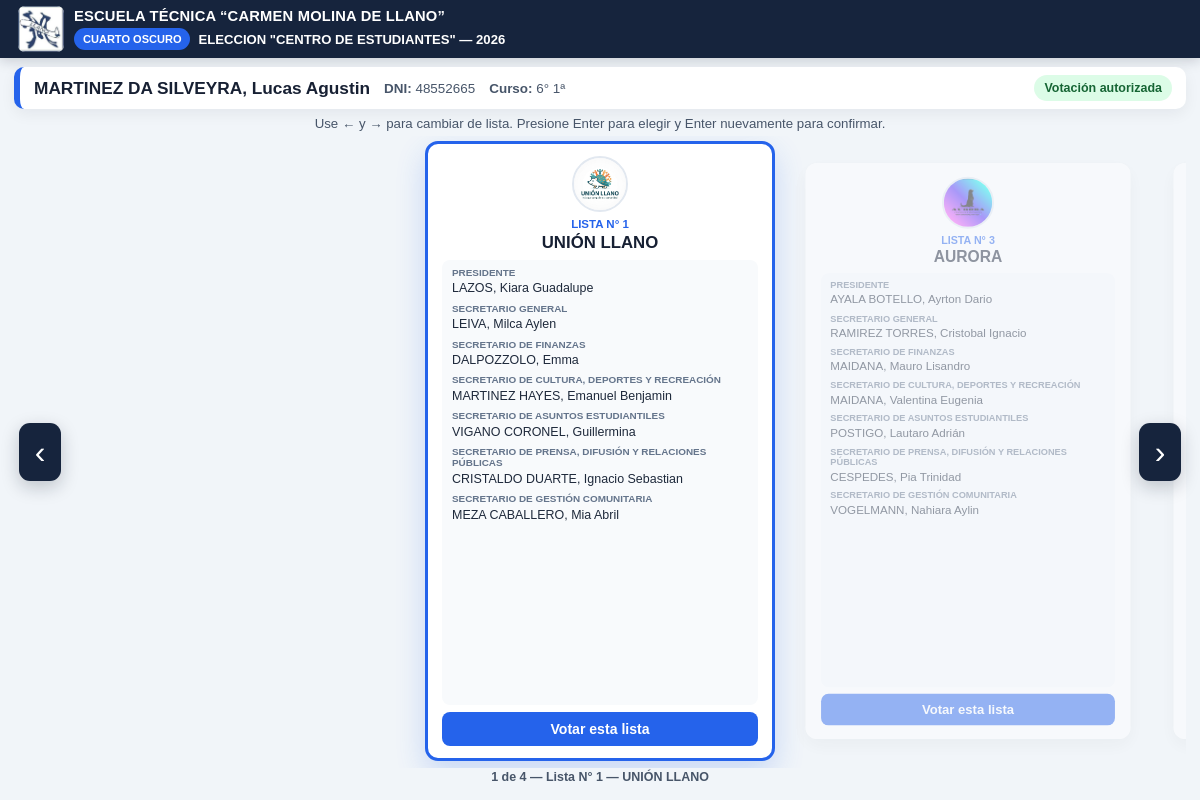
Page /cuartooscuro.php on the committed database.
### tables this page shows
CREATE TABLE `instancia_electoral` (
  `id_instancia` int(11) NOT NULL,
  `anio` int(11) NOT NULL,
  `descripcion` varchar(100) NOT NULL,
  `activa` tinyint(1) DEFAULT 0
);

CREATE TABLE `padron_electoral` (
  `id_padron` int(11) NOT NULL,
  `id_instancia` int(11) NOT NULL,
  `id_alumno` int(11) NOT NULL,
  `estado_voto` tinyint(1) NOT NULL DEFAULT 0,
  `autorizado` tinyint(1) NOT NULL DEFAULT 0,
  `fecha_hora_autorizacion` datetime DEFAULT NULL,
  `fecha_hora_voto` datetime DEFAULT NULL
);

CREATE TABLE `alumnos` (
  `id_alumno` int(11) NOT NULL,
  `dni` varchar(15) NOT NULL,
  `curso` int(11) NOT NULL,
  `division` int(11) NOT NULL,
  `apellido` varchar(50) NOT NULL,
  `nombre` varchar(50) NOT NULL
);

CREATE TABLE `lista` (
  `id_lista` int(11) NOT NULL,
  `id_instancia` int(11) NOT NULL,
  `numero_lista` int(11) NOT NULL,
  `nombre_lista` varchar(100) NOT NULL,
  `logo_url` varchar(255) DEFAULT NULL
);

### cuartooscuro.php (the view, shortened to what this page needs)
<?php
$host = 'localhost';
$user = 'root';
$pass = '';
$db   = 'sistemavoto';
try {
    $conexion = new mysqli($host, $user, $pass, $db);
    $conexion->set_charset('utf8mb4');
} catch (Throwable $e) {
    http_response_code(500);
    exit('No se pudo conectar con la base de datos.');
}
function obtenerLogoEscuela()
{
    $extensionesPermitidas = ['jpg', 'jpeg', 'png', 'webp', 'gif', 'svg'];
    foreach ($extensionesPermitidas as $ext) {
        $rutaRelativa = 'imagen/logollano.' . $ext;
        if (file_exists(__DIR__ . '/' . $rutaRelativa)) {
            return $rutaRelativa;
        }
    }
    return null;
}
function resolverLogoLista($nombreLista, $logoUrlBd)
{
    if (!empty($logoUrlBd)) {
        $logoUrl = trim($logoUrlBd);
        if (!preg_match('~^(https?://|imagen/)~i', $logoUrl)) {
            $logoUrl = 'imagen/' . $logoUrl;
        }
        if (file_exists(__DIR__ . '/' . $logoUrl)) {
            return $logoUrl;
        }
    }
    $nombreNormalizado = mb_strtoupper(trim($nombreLista), 'UTF-8');
    if (strpos($nombreNormalizado, 'UNIÓN LLANO') !== false || strpos($nombreNormalizado, 'UNION LLANO') !== false) {
        $archivos = ['imagen/logounionxllano.jpeg', 'imagen/logounionxllano.jpg', 'imagen/logounionxllano.png'];
        foreach ($archivos as $arc) {
            if (file_exists(__DIR__ . '/' . $arc)) return $arc;
        }
    }
    return null;
}
function obtenerInstanciaActiva($conexion)
{
    $sql = "SELECT id_instancia, descripcion, anio
            FROM instancia_electoral
            WHERE activa = 1
            ORDER BY id_instancia DESC
            LIMIT 1";
    $resultado = $conexion->query($sql);
    return $resultado->fetch_assoc() ?: null;
}
function obtenerVotanteAutorizado($conexion, $idInstancia)
{
    $sql = "SELECT p.id_padron,
                   p.fecha_hora_autorizacion,
                   a.dni,
                   a.nombre,
                   a.apellido,
                   a.curso,
                   a.division
            FROM padron_electoral p
            INNER JOIN alumnos a ON a.id_alumno = p.id_alumno
            WHERE p.id_instancia = ?
              AND p.autorizado = 1
              AND p.estado_voto = 0
            ORDER BY p.fecha_hora_autorizacion DESC, p.id_padron DESC
            LIMIT 1";
    $stmt = $conexion->prepare($sql);
    $stmt->bind_param('i', $idInstancia);
    $stmt->execute();
    $votante = $stmt->get_result()->fetch_assoc() ?: null;
    return $votante;
}
function obtenerListas($conexion, $idInstancia)
{
    $listas = [];
    $stmtListas = $conexion->prepare(
        "SELECT id_lista, numero_lista, nombre_lista, logo_url
         FROM lista
         WHERE id_instancia = ?
         ORDER BY numero_lista ASC"
    );
    $stmtListas->bind_param('i', $idInstancia);
    $stmtListas->execute();
    $resultadoListas = $stmtListas->get_result();
    $stmtCandidatos = $conexion->prepare(
        "SELECT c.nombre_cargo, a.apellido, a.nombre
         FROM cargos_por_lista cpl
         INNER JOIN cargos c ON c.id_cargo = cpl.id_cargo
         INNER JOIN alumnos a ON a.id_alumno = cpl.id_alumno
         WHERE cpl.id_lista = ?
         ORDER BY c.id_cargo ASC"
    );
    while ($lista = $resultadoListas->fetch_assoc()) {
        $idLista = (int) $lista['id_lista'];
        $stmtCandidatos->bind_param('i', $idLista);
        $stmtCandidatos->execute();
        $resultadoCandidatos = $stmtCandidatos->get_result();
        $lista['candidatos'] = [];
        while ($candidato = $resultadoCandidatos->fetch_assoc()) {
            $lista['candidatos'][] = $candidato;
        }
        $lista['logo_resuelto'] = resolverLogoLista($lista['nombre_lista'], $lista['logo_url']);
        $listas[] = $lista;
    }
    return $listas;
}
$logoEscuela = obtenerLogoEscuela();
$instanciaActiva = obtenerInstanciaActiva($conexion);
$votoRegistrado = false;
$mensajeError = '';
$votante = null;
$listas = [];
if (!$votoRegistrado && $instanciaActiva) {
    $votante = obtenerVotanteAutorizado(
        $conexion,
        (int) $instanciaActiva['id_instancia']
    );
    if ($votante) {
        $listas = obtenerListas($conexion, (int) $instanciaActiva['id_instancia']);
    }
}
?>
<!DOCTYPE html>
<html lang="es">
<head>
</head>
<body>
<header>
    <div class="encabezado">
        <?php if ($logoEscuela): ?>
            <img class="logo-escuela" src="<?= htmlspecialchars($logoEscuela) ?>" alt="Logo de la escuela">
        <?php else: ?>
            <div class="logo-escuela-vacio">LOGO<br>ESCUELA</div>
        <?php endif; ?>
        <div class="datos-encabezado">
            <div class="nombre-escuela">ESCUELA TÉCNICA “CARMEN MOLINA DE LLANO”</div>
            <div class="linea-eleccion">
                <span class="insignia">Cuarto oscuro</span>
                <h1>
                    <?php if ($instanciaActiva): ?>
                        <?= htmlspecialchars($instanciaActiva['descripcion']) ?> — <?= (int) $instanciaActiva['anio'] ?>
                    <?php else: ?>
                        Sin elección activa
                    <?php endif; ?>
                </h1>
            </div>
        </div>
    </div>
</header>
<main>
    <?php if ($votoRegistrado): ?>
        <section class="panel-estado">
            <div class="tilde">✓</div>
            <h2>¡Gracias por votar!</h2>
            <p>El voto fue registrado correctamente.</p>
            <p style="margin-top:10px">La pantalla quedará lista para el próximo votante.</p>
        </section>
    <?php else: ?>
        <section class="votante">
            <div>
                <h2><?= htmlspecialchars($votante['apellido'] . ', ' . $votante['nombre']) ?></h2>
                <p><strong>DNI:</strong> <?= htmlspecialchars($votante['dni']) ?></p>
                <p><strong>Curso:</strong> <?= (int) $votante['curso'] ?>° <?= (int) $votante['division'] ?>ª</p>
            </div>
            <span class="habilitado">Votación autorizada</span>
        </section>
        <p class="instruccion">Use ← y → para cambiar de lista. Presione Enter para elegir y Enter nuevamente para confirmar.</p>
        <div class="carrusel">
            <button type="button" class="flecha-carrusel flecha-izquierda" id="anterior" aria-label="Lista anterior">‹</button>
            <section class="grilla" id="carrusel-listas">
            <?php foreach ($listas as $lista): ?>
                <?php $textoLista = 'Lista N° ' . $lista['numero_lista'] . ' — ' . $lista['nombre_lista']; ?>
                <article
                    class="lista opcion-voto"
                    tabindex="-1"
                    data-id-lista="<?= (int) $lista['id_lista'] ?>"
                    data-lista="<?= htmlspecialchars($textoLista, ENT_QUOTES) ?>"
                >
                    <?php if (!empty($lista['logo_resuelto'])): ?>
                        <img class="logo" src="<?= htmlspecialchars($lista['logo_resuelto']) ?>" alt="Logo de <?= htmlspecialchars($lista['nombre_lista']) ?>">
                    <?php else: ?>
                        <div class="logo-vacio">LOGO</div>
                    <?php endif; ?>
                    <span class="numero">Lista N° <?= htmlspecialchars($lista['numero_lista']) ?></span>
                    <h3><?= htmlspecialchars($lista['nombre_lista']) ?></h3>
                    <div class="candidatos">
                        <?php if (!empty($lista['candidatos'])): ?>
                            <?php foreach ($lista['candidatos'] as $candidato): ?>
                                <p class="candidato">
                                    <span class="cargo"><?= htmlspecialchars($candidato['nombre_cargo']) ?></span>
                                    <span class="nombre"><?= htmlspecialchars($candidato['apellido'] . ', ' . $candidato['nombre']) ?></span>
                                </p>
                            <?php endforeach; ?>
                        <?php else: ?>
                            <p class="sin-candidatos">No hay candidatos cargados.</p>
                        <?php endif; ?>
                    </div>
                    <button
                        type="button"
                        class="boton-votar"
                    >Votar esta lista</button>
                </article>
            <?php endforeach; ?>
            </section>
            <button type="button" class="flecha-carrusel flecha-derecha" id="siguiente" aria-label="Lista siguiente">›</button>
        </div>
        <div class="indicador" id="indicador-carrusel" aria-live="polite"></div>
    <?php endif; ?>
</main>
</body>
</html>

### cuartooscuro.php (style rules this page uses)
* { box-sizing: border-box; }
body { margin: 0; height: 100vh; overflow: hidden; background: #f1f5f9; color: #172033; font-family: Arial, Helvetica, sans-serif; }
header { padding: 6px 18px; background: #16243d; color: white; box-shadow: 0 3px 12px rgba(15, 23, 42, .18); }
.encabezado { max-width: 1180px; margin: auto; display: flex; align-items: center; gap: 10px; }
.logo-escuela, .logo-escuela-vacio { width: 46px; height: 46px; flex: 0 0 46px; border-radius: 7px; object-fit: contain; background: white; }
.datos-encabezado { min-width: 0; flex: 1; }
.nombre-escuela { margin-bottom: 4px; overflow: hidden; color: white; font-size: .92rem; font-weight: 800; letter-spacing: .2px; text-overflow: ellipsis; white-space: nowrap; }
.linea-eleccion { display: flex; align-items: center; gap: 8px; min-width: 0; }
.insignia { border-radius: 999px; background: #2563eb; padding: 5px 9px; font-size: .69rem; font-weight: 700; text-transform: uppercase; }
h1 { margin: 0; overflow: hidden; font-size: .82rem; text-overflow: ellipsis; white-space: nowrap; }
main { width: 100%; max-width: 1260px; height: calc(100vh - 60px); margin: auto; padding: 9px 14px 8px; display: flex; flex-direction: column; }
.votante { display: flex; justify-content: space-between; gap: 12px; align-items: center; margin-bottom: 7px; padding: 8px 14px; border-left: 6px solid #2563eb; border-radius: 10px; background: white; box-shadow: 0 5px 15px rgba(15, 23, 42, .06); }
.votante > div { display: flex; align-items: center; gap: 14px; flex-wrap: wrap; }
.votante h2 { margin: 0; font-size: 1.08rem; }
.votante p { margin: 0; color: #475569; font-size: .84rem; }
.habilitado { padding: 6px 10px; border-radius: 999px; background: #dcfce7; color: #166534; font-size: .78rem; font-weight: 700; white-space: nowrap; }
.instruccion { margin: 0 0 5px; text-align: center; color: #475569; font-size: .83rem; }
.carrusel { position: relative; flex: 1; min-height: 0; display: flex; align-items: stretch; }
.grilla { width: 100%; height: 100%; display: flex; align-items: stretch; gap: 18px; padding: 5px max(58px, calc(50% - 175px)) 7px; overflow-x: auto; overflow-y: hidden; scroll-behavior: smooth; scroll-snap-type: x mandatory; scrollbar-width: none; }
.lista { flex: 0 0 min(350px, calc(100vw - 140px)); height: 100%; min-height: 0; display: flex; flex-direction: column; align-items: center; padding: 12px 14px; border: 3px solid transparent; border-radius: 13px; background: white; text-align: center; box-shadow: 0 7px 20px rgba(15, 23, 42, .08); opacity: .45; transform: scale(.93); transition: opacity .18s, transform .18s, border-color .18s, box-shadow .18s; scroll-snap-align: center; outline: none; }
.lista.activa { border-color: #2563eb; opacity: 1; transform: scale(1); box-shadow: 0 12px 30px rgba(37, 99, 235, .2); }
.logo, .logo-vacio { width: 56px; height: 56px; margin-bottom: 6px; border: 2px solid #e2e8f0; border-radius: 50%; object-fit: cover; background: #f8fafc; }
.numero { color: #2563eb; font-size: .72rem; font-weight: 800; text-transform: uppercase; }
.lista h3 { margin: 3px 0 7px; font-size: 1.05rem; }
.candidatos { width: 100%; flex: 1; min-height: 0; padding: 7px 10px; border-radius: 8px; background: #f8fafc; text-align: left; overflow-y: auto; }
.candidato { margin: 0 0 6px; line-height: 1.15; }
.candidato:last-child { margin-bottom: 0; }
.cargo { display: block; color: #64748b; font-size: .62rem; font-weight: 800; text-transform: uppercase; }
.nombre { color: #1e293b; font-size: .78rem; }
.boton-votar { width: 100%; margin-top: 7px; padding: 9px; border: 0; border-radius: 8px; background: #2563eb; color: white; font-size: .88rem; font-weight: 700; cursor: pointer; }
.flecha-carrusel { position: absolute; top: 50%; z-index: 5; width: 42px; height: 58px; border: 0; border-radius: 11px; background: #16243d; color: white; font-size: 2rem; cursor: pointer; transform: translateY(-50%); box-shadow: 0 6px 18px rgba(15, 23, 42, .22); }
.flecha-izquierda { left: 5px; }
.flecha-derecha { right: 5px; }
.indicador { height: 20px; margin-top: 2px; color: #475569; text-align: center; font-size: .78rem; font-weight: 700; }

### rows in the picture
instancia_electoral: descripcion "ELECCION \"CENTRO DE ESTUDIANTES\"", anio "2026"
padron_electoral: id_alumno.nombre "MARTINEZ DA SILVEYRA, Lucas Agustin", id_alumno.dni "48552665", id_alumno.curso "6", id_alumno.division "1"
lista: shows a picture, numero_lista "1", nombre_lista "UNIÓN LLANO", nombre_cargo "PRESIDENTE", nombre "LAZOS, Kiara Guadalupe", nombre_cargo "SECRETARIO GENERAL", nombre "LEIVA, Milca Aylen", nombre_cargo "SECRETARIO DE FINANZAS", nombre "DALPOZZOLO, Emma", nombre_cargo "SECRETARIO DE CULTURA, DEPORTES Y RECREACIÓN", nombre "MARTINEZ HAYES, Emanuel Benjamin", nombre_cargo "SECRETARIO DE ASUNTOS ESTUDIANTILES", nombre "VIGANO CORONEL, Guillermina", nombre_cargo "SECRETARIO DE PRENSA, DIFUSIÓN Y RELACIONES PÚBLICAS", nombre "CRISTALDO DUARTE, Ignacio Sebastian", nombre_cargo "SECRETARIO DE GESTIÓN COMUNITARIA", nombre "MEZA CABALLERO, Mia Abril"
lista: shows a picture, numero_lista "3", nombre_lista "AURORA", nombre_cargo "PRESIDENTE", nombre "AYALA BOTELLO, Ayrton Dario", nombre_cargo "SECRETARIO GENERAL", nombre "RAMIREZ TORRES, Cristobal Ignacio", nombre_cargo "SECRETARIO DE FINANZAS", nombre "MAIDANA, Mauro Lisandro", nombre_cargo "SECRETARIO DE CULTURA, DEPORTES Y RECREACIÓN", nombre "MAIDANA, Valentina Eugenia", nombre_cargo "SECRETARIO DE ASUNTOS ESTUDIANTILES", nombre "POSTIGO, Lautaro Adrián", nombre_cargo "SECRETARIO DE PRENSA, DIFUSIÓN Y RELACIONES PÚBLICAS", nombre "CESPEDES, Pia Trinidad", nombre_cargo "SECRETARIO DE GESTIÓN COMUNITARIA", nombre "VOGELMANN, Nahiara Aylin"
